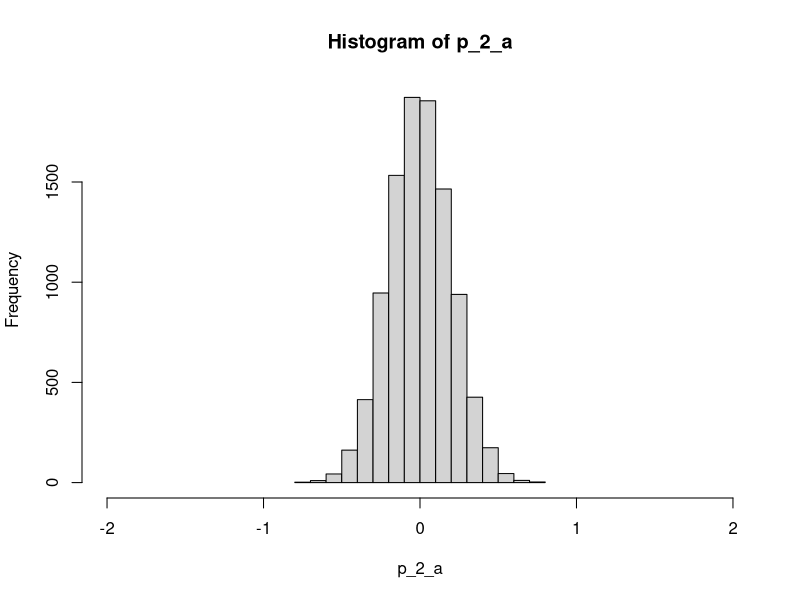
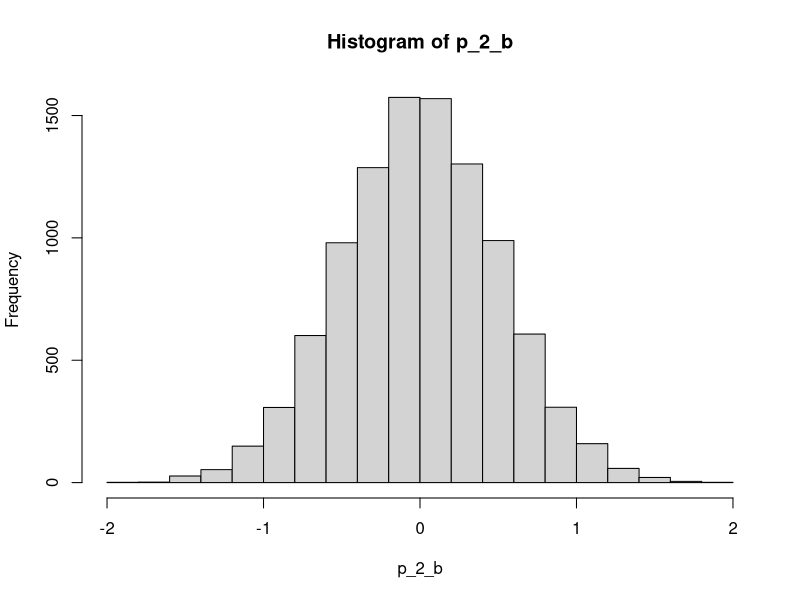
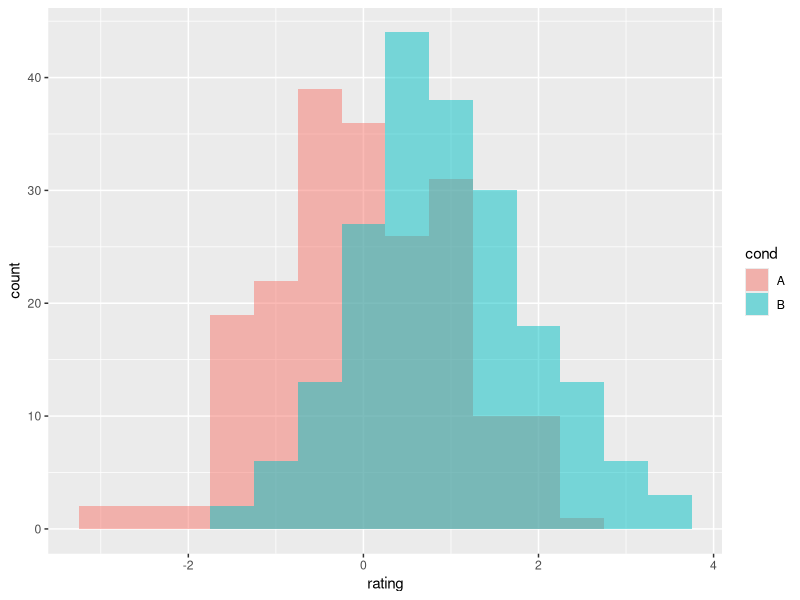
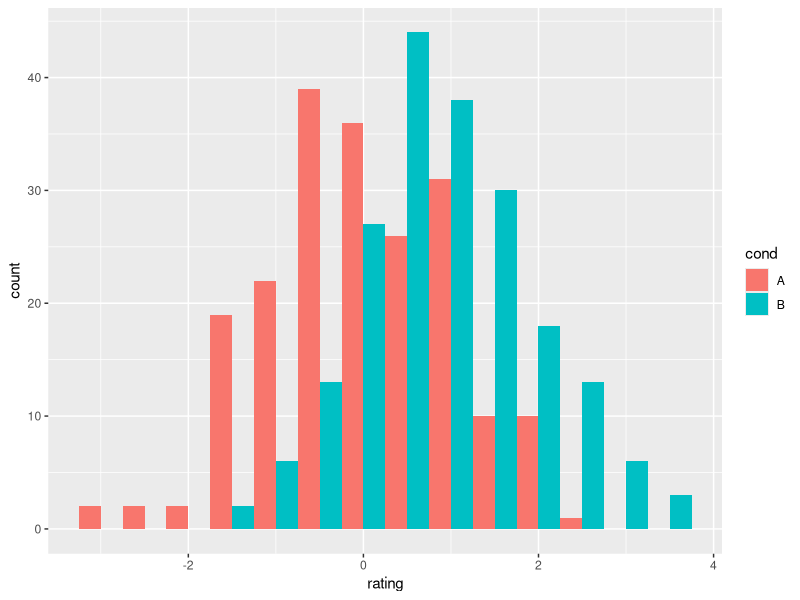
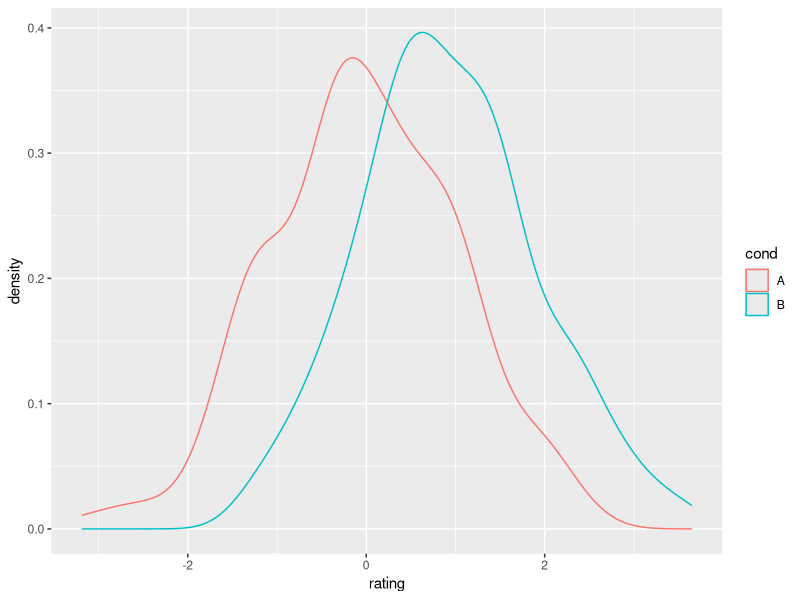
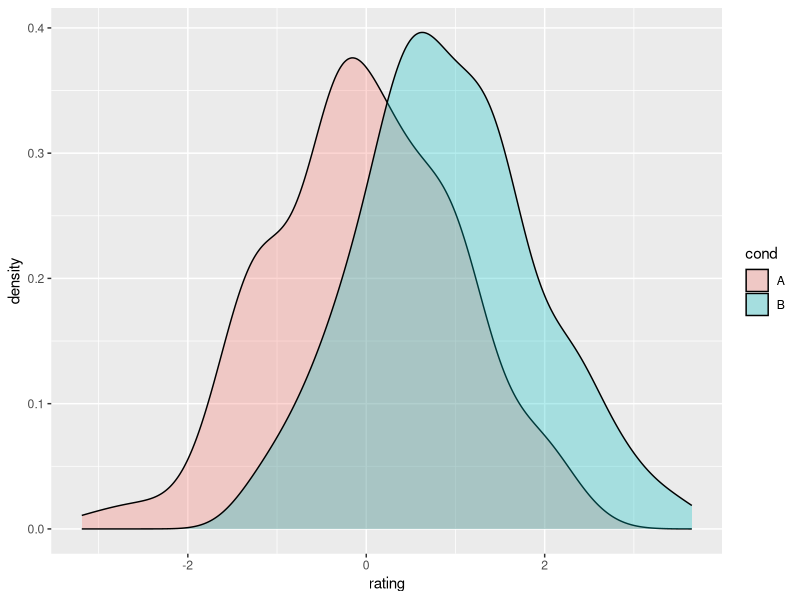
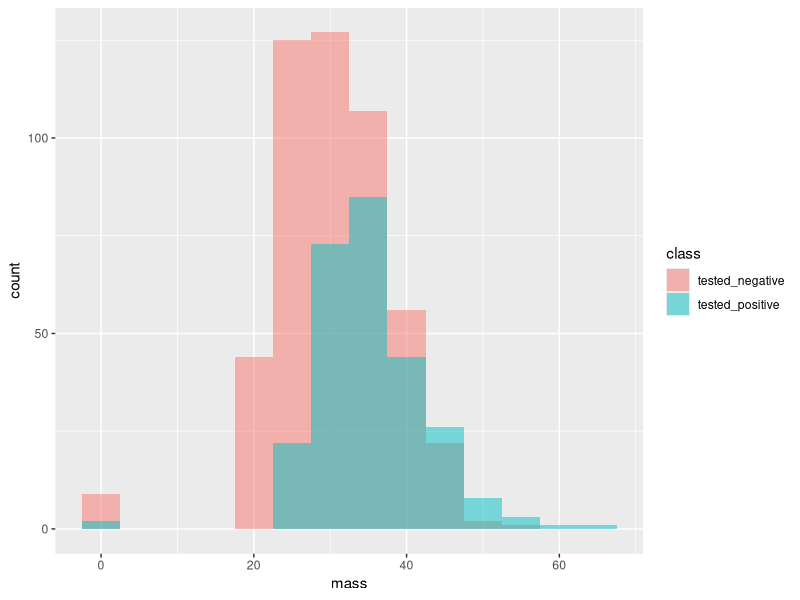
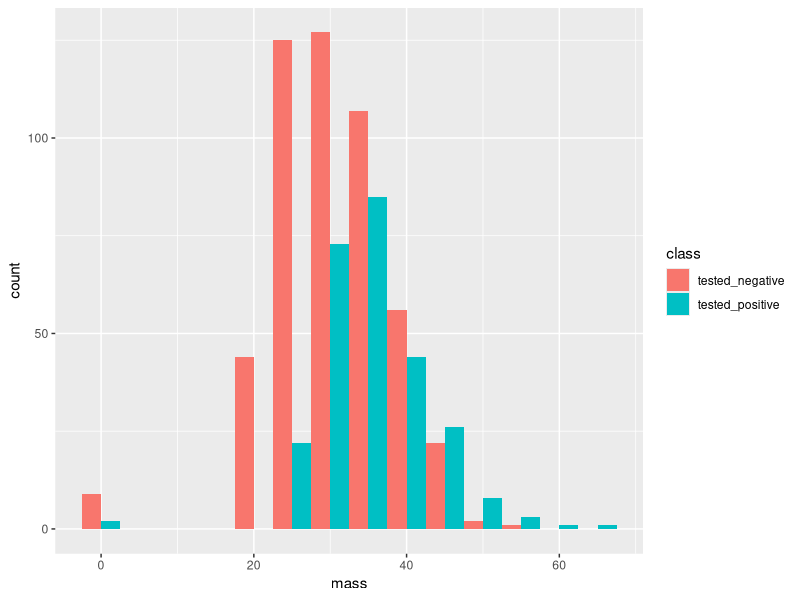

Generate these figures, in order, with R:
## ---- chunk 1
options(knitr.graphics.error = FALSE)

library(knitr)
library(ggplot2)
## ---- chunk 2
su <- read.delim(file = "Data/Su_raw_matrix.txt")
## ---- chunk 3
m_sd <- function(col)
{
    m <- mean(col)
    sd <- sd(col)
    return <- rbind(m, sd)
    colnames(return) <- ""
    print(return)
    return
}
p_1_b <- m_sd(col = su$Liver_2.CEL)
## ---- chunk 4
cm_cs <- function(df)
{
    cm <- colMeans(df)
    cs <- colSums(df)
    return <- rbind(t(cm), t(cs))
    rownames(return) <- c("m", "sd")
    print(return)
    return
}
p_1_c <- cm_cs(df = su)
## ---- chunk 5
p_2_a <- rnorm(n = 10000, mean = 0, sd = 0.2)
hist(p_2_a, xlim = c(-2,2))
## ---- chunk 6
knitr::include_graphics("C:/Users/cason/OneDrive - Umich/Computer_Science/Classes/Winter_2022/Data_Mining/HW/HW1/Img/p2a.png")
## ---- chunk 7
p_2_b <- rnorm(n = 10000, mean = 0, sd = 0.5)
hist(p_2_b, xlim = c(-2,2))
## ---- chunk 8
knitr::include_graphics("C:/Users/cason/OneDrive - Umich/Computer_Science/Classes/Winter_2022/Data_Mining/HW/HW1/Img/p2b.png")
## ---- chunk 9
dat <- data.frame(cond = factor(rep(c("A", "B"), each = 200)), 
                  rating = c(rnorm(200), rnorm(200, mean = 0.8)))
## ---- chunk 10
plot(ggplot(dat, aes(x = rating, fill = cond)) + 
       geom_histogram(binwidth = 0.5, alpha = 0.5, position = "identity"))
## ---- chunk 11
knitr::include_graphics("C:/Users/cason/OneDrive - Umich/Computer_Science/Classes/Winter_2022/Data_Mining/HW/HW1/Img/p3b.png")
## ---- chunk 12
plot(ggplot(dat, aes(x = rating, fill = cond)) + 
       geom_histogram(binwidth = 0.5, position = "dodge"))
## ---- chunk 13
knitr::include_graphics("C:/Users/cason/OneDrive - Umich/Computer_Science/Classes/Winter_2022/Data_Mining/HW/HW1/Img/p3c.png")
## ---- chunk 14
plot(ggplot(dat, aes(x = rating, colour = cond)) + 
       geom_density())
## ---- chunk 15
knitr::include_graphics("C:/Users/cason/OneDrive - Umich/Computer_Science/Classes/Winter_2022/Data_Mining/HW/HW1/Img/p3d.png")
## ---- chunk 16
plot(ggplot(dat, aes(x = rating, fill = cond)) + 
       geom_density(alpha = 0.3))
## ---- chunk 17
knitr::include_graphics("C:/Users/cason/OneDrive - Umich/Computer_Science/Classes/Winter_2022/Data_Mining/HW/HW1/Img/p3e.png")
## ---- chunk 18
diabetes <- read.csv("Data/diabetes_train.csv")
## ---- chunk 19
plot(ggplot(diabetes, aes(x = mass, fill = class)) + 
       geom_histogram(binwidth = 5, alpha = 0.5, position = "identity"))
## ---- chunk 20
knitr::include_graphics("C:/Users/cason/OneDrive - Umich/Computer_Science/Classes/Winter_2022/Data_Mining/HW/HW1/Img/p3f1.png")
## ---- chunk 21
plot(ggplot(diabetes, aes(x = mass, fill = class)) + 
       geom_histogram(binwidth = 5, position = "dodge"))
## ---- chunk 22
knitr::include_graphics("C:/Users/cason/OneDrive - Umich/Computer_Science/Classes/Winter_2022/Data_Mining/HW/HW1/Img/p3f2.png")
## ---- chunk 23
plot(ggplot(diabetes, aes(x = mass, color = class)) + 
       geom_density())
## ---- chunk 24
knitr::include_graphics("C:/Users/cason/OneDrive - Umich/Computer_Science/Classes/Winter_2022/Data_Mining/HW/HW1/Img/p3f3.png")
## ---- chunk 25
plot(ggplot(diabetes, aes(x = mass, fill = class)) + 
       geom_density(alpha = 0.3))
## ---- chunk 26
knitr::include_graphics("C:/Users/cason/OneDrive - Umich/Computer_Science/Classes/Winter_2022/Data_Mining/HW/HW1/Img/p3f4.png")
## ---- chunk 27
print(quantile(diabetes$skin, probs = c(0.10, 0.30, 0.50, 0.60)))
